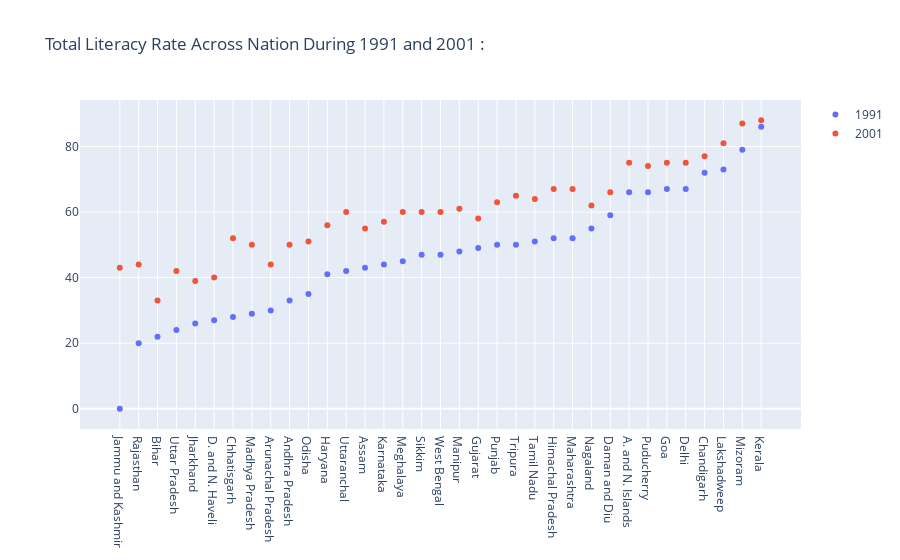

Notebook source saved alongside this figure:
### Code cell
fig.update_layout(barmode='group', title = 'Total Literacy Rate Across Nation During 1991 and 2001 :')
fig.show()

### Figure 1 — Plotly figure (JSON) as saved in the notebook; plotly's stock layout.template omitted (floating-point values rounded to 4 significant figures)
{"data": [{"mode": "markers", "name": "1991", "type": "scatter", "x": ["Jammu and Kashmir", "Rajasthan", "Bihar", "Uttar Pradesh", "Jharkhand", "D. and N. Haveli", "Chhatisgarh", "Madhya Pradesh", "Arunachal Pradesh", "Andhra Pradesh", "Odisha", "Haryana", "Uttaranchal", "Assam", "Karnataka", "Meghalaya", "Sikkim", "West Bengal", "Manipur", "Gujarat", "Punjab", "Tripura", "Tamil Nadu", "Himachal Pradesh", "Maharashtra", "Nagaland", "Daman and Diu", "A. and N. Islands", "Puducherry", "Goa", "Delhi", "Chandigarh", "Lakshadweep", "Mizoram", "Kerala"], "y": [0, 20, 22, 24, 26, 27, 28, 29, 30, 33, 35, 41, 42, 43, 44, 45, 47, 47, 48, 49, 50, 50, 51, 52, 52, 55, 59, 66, 66, 67, 67, 72, 73, 79, 86]}, {"mode": "markers", "name": "2001", "type": "scatter", "x": ["Bihar", "Jharkhand", "D. and N. Haveli", "Uttar Pradesh", "Jammu and Kashmir", "Arunachal Pradesh", "Rajasthan", "Andhra Pradesh", "Madhya Pradesh", "Odisha", "Chhatisgarh", "Assam", "Haryana", "Karnataka", "Gujarat", "Sikkim", "West Bengal", "Meghalaya", "Uttaranchal", "Manipur", "Nagaland", "Punjab", "Tamil Nadu", "Tripura", "Daman and Diu", "Himachal Pradesh", "Maharashtra", "Puducherry", "A. and N. Islands", "Goa", "Delhi", "Chandigarh", "Lakshadweep", "Mizoram", "Kerala"], "y": [33, 39, 40, 42, 43, 44, 44, 50, 50, 51, 52, 55, 56, 57, 58, 60, 60, 60, 60, 61, 62, 63, 64, 65, 66, 67, 67, 74, 75, 75, 75, 77, 81, 87, 88]}], "layout": {"barmode": "group", "title": {"text": "Total Literacy Rate Across Nation During 1991 and 2001 :"}}}
